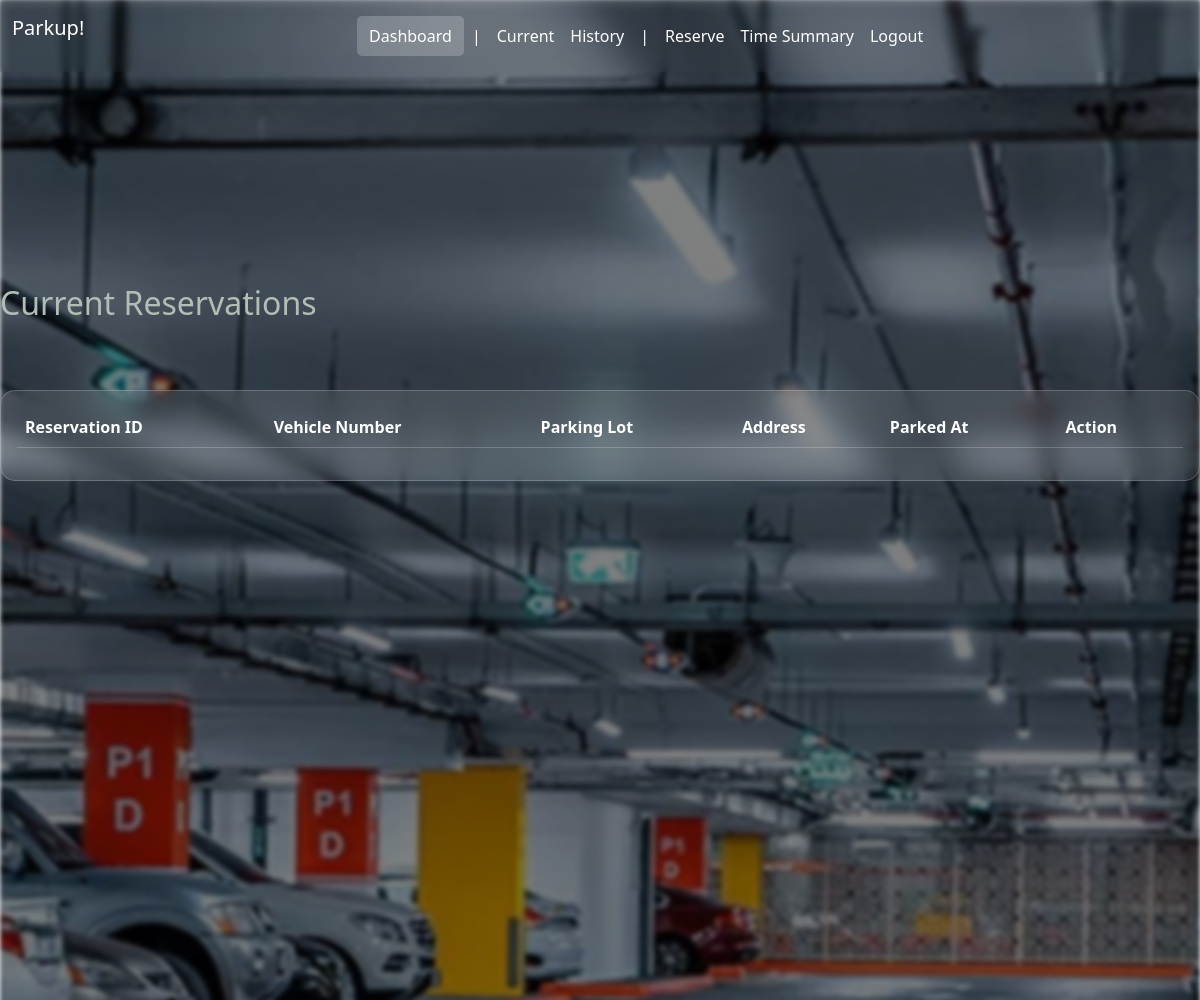
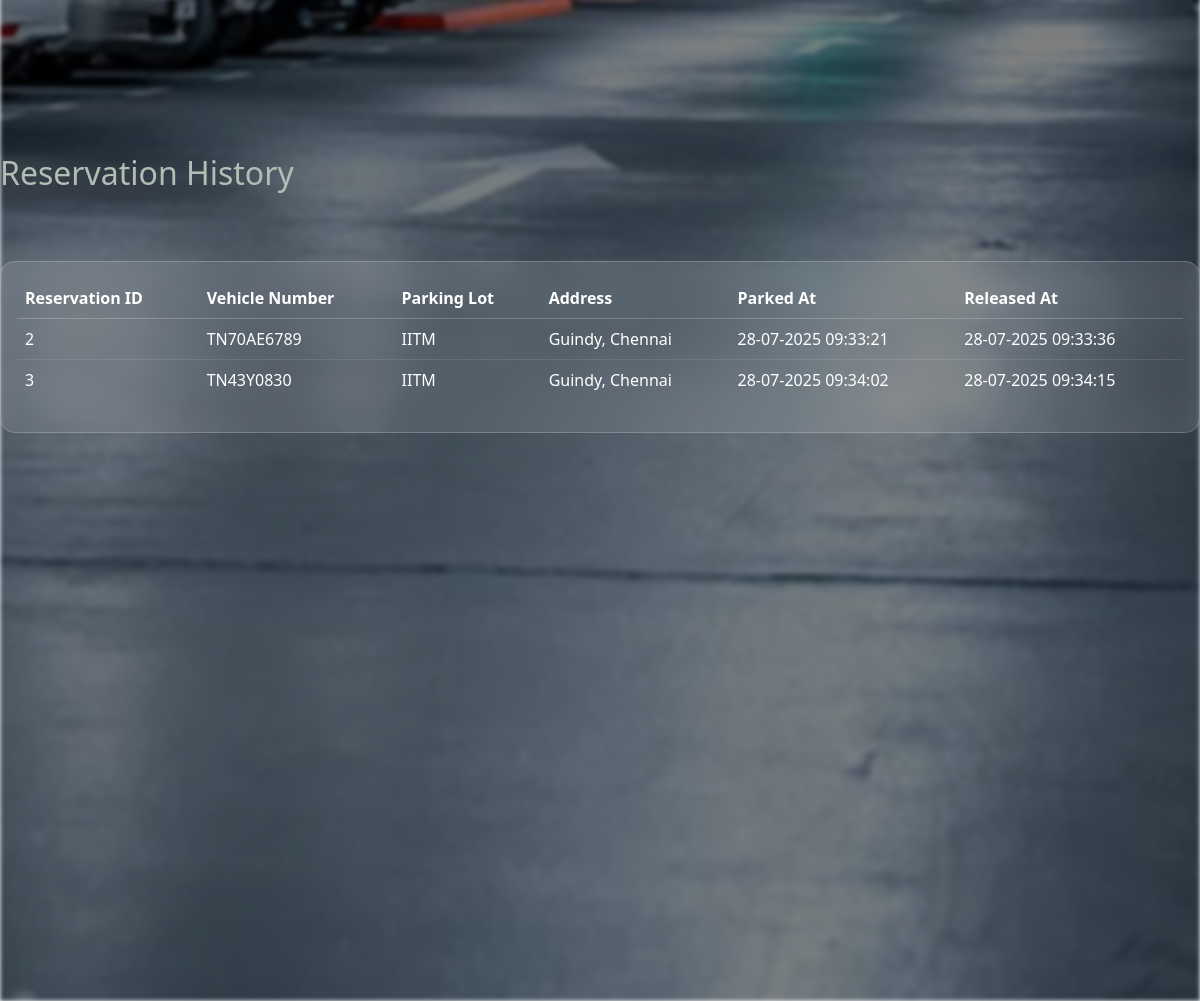
The page /user_dashboard (signed in) on the database its author committed (2 pictures, top to bottom).
### models.py (models this page shows)
class Reserve(db.Model):
    __tablename__ = "reserve"
    reserve_id = db.Column(db.Integer, primary_key=True)
    vehicle_number = db.Column(db.String, nullable=False)
    parked_at = db.Column(db.DateTime)
    released_at = db.Column(db.DateTime)
    total_time = db.Column(db.Integer)
    total_cost = db.Column(db.Integer)
    user_id = db.Column(db.Integer, db.ForeignKey('users.user_id'))
    parking_spot_id = db.Column(db.Integer, db.ForeignKey('parking_spots.spot_id'))

class Parking_Lots(db.Model):
    __tablename__ = "parking_lots"
    lot_id = db.Column(db.Integer, primary_key=True)
    prime_location_name = db.Column(db.String, nullable=False)
    address = db.Column(db.String, unique=True, nullable=False)
    pincode = db.Column(db.String, nullable=False)
    max_spot = db.Column(db.Integer, nullable=False, default=1)
    price = db.Column(db.Integer, nullable=False)
    __table_args__ = (CheckConstraint('max_spot>0', name='check_spot'),)
    spots = db.relationship(
        "Parking_Spots",
        backref="parking_lot",
        cascade="all, delete-orphan"
    )

### app.py (the view)
@app.route('/user_dashboard')
def user_dashboard():
    if 'user_id' not in session:
        return redirect(url_for('login'))
    current_user = Users.query.filter_by(user_id=session['user_id']).first()
    if not current_user or current_user.role != 'user':
        return redirect(url_for('login'))
    reservations = Reserve.query.filter_by(user_id=current_user.user_id).all()
    for reservation in reservations:
        spot = Parking_Spots.query.filter_by(spot_id=reservation.parking_spot_id, status='R').first()
        if spot:
            reservation.spot_id = spot.spot_id
        else:
            reservation.spot_id = None
    return render_template('user_dashboard.html', reservations=reservations)

### templates/user_dashboard.html (shortened to what this page needs)
<!DOCTYPE html>
<html lang="en">
<head>
    <link href="https://cdn.jsdelivr.net/npm/bootstrap@5.3.3/dist/css/bootstrap.min.css" rel="stylesheet">
    <link rel="stylesheet" href="../static/style.css">
</head>
<div class="flash-padding">
</div>
<body>
  <div class="background-blur"></div>
  <nav class="navbar navbar-expand-lg bg-body-tertiary fixed-top">
    <div class="container-fluid">
      <a class="navbar-brand" style="text-align: center; color: #ffffff;" href="/user_dashboard">Parkup!
      </a>
      <div class="collapse navbar-collapse justify-content-center" id="navbarNavDropdown">
        <ul class="navbar-nav">
          <li class="nav-item">
            <a class="nav-link active" style="color: #ffffff" href="/user_dashboard">Dashboard</a>
          </li>
          <li class="nav-item">
            <a class="nav-link separator" style="color: #ffffff">|</a>
          </li>
          <li class="nav-item">
            <a class="nav-link" style="color: #ffffff" href="#users" onclick="scrollToSection('users-section')">Current</a>
          </li>
          <li class="nav-item">
            <a class="nav-link" style="color: #ffffff" href="#lots" onclick="scrollToSection('lots-section')">History</a>
          </li>
            <a class="nav-link separator" style="color: #ffffff">|</a>
          <li class="nav-item">
            <a class="nav-link" style="color: #ffffff" href="/reserve_parking">Reserve</a>
          </li>
          <li class="nav-item">
            <a class="nav-link" style="color: #ffffff" href="/user_summary_chart">Time Summary</a>
          </li>
          <li class="nav-item">
            <a class="nav-link" style="color: #ffffff" href="/login" onclick="return confirm('Are you sure to logout?');">Logout</a>
          </li>
        </ul>
      </div>
    </div>
  </nav>
  <br>
  <section id="users-section">
    <h2 style="padding-top: 60px; color: #b2beb5;">Current Reservations</h2>
    <div class="vh-100" style="background-color: transparent; padding-top: 60px;">
      <div class="card" style="border-radius: 15px;">
        <div class="card-body">
          <div class="table-responsive">
            <table class="table table-borderless text-white">
              <thead>
                <tr>
                  <th>Reservation ID</th>
                  <th>Vehicle Number</th>
                  <th>Parking Lot</th>
                  <th>Address</th>
                  <th>Parked At</th>
                  <th>Action</th>
                </tr>
              </thead>
            </table>
          </div>
        </div>
      </div>
    </div>
  </section>
  <br>
  <section id="lots-section">
    <h2 style="color: #b2beb5;">Reservation History</h2>
    <div class="vh-100" style="background-color: transparent; padding-top: 60px;">
      <div class="card" style="border-radius: 15px;">
        <div class="card-body">
          <div class="table-responsive">
            <table class="table table-borderless text-white">
              <thead>
                <tr>
                  <th>Reservation ID</th>
                  <th>Vehicle Number</th>
                  <th>Parking Lot</th>
                  <th>Address</th>
                  <th>Parked At</th>
                  <th>Released At</th>
                </tr>
              </thead>
              <tbody>
                {% if reservations %}
                  {% for reservation in reservations %}
                    {% if reservation.released_at!=None %}
                    <tr>
                      <td>{{ reservation.reserve_id }}</td>
                      <td>{{ reservation.vehicle_number }}</td>
                      <td>{{ reservation.parking_spot.parking_lot.prime_location_name }}</td>
                      <td>{{ reservation.parking_spot.parking_lot.address }}</td>
                      <td>{{ reservation.parked_at.strftime('%d-%m-%Y %H:%M:%S') }}</td>
                      <td>{{ reservation.released_at.strftime('%d-%m-%Y %H:%M:%S') }}</td>
                    </tr>
                      {% endif %}
                    {% endfor %}
                {% else %}
                  <tr>
                    <td colspan="5" class="text-center">No past reservations found.</td>
                  </tr>
                {% endif %}
              </tbody>
            </table>
          </div>
        </div>
      </div>
    </div>
  </section>
</body>
</html>

### static/style.css (style rules this page uses)
* { margin: 0; padding: 0; box-sizing: border-box; }
body { position: relative; min-height: 100vh; }
.background-blur { position: fixed; top: 0; left: 0; width: 100%; height: 100%; background: linear-gradient(to top, rgba(0,0,0,0.5) 50%, rgba(0,0,0,0.5) 50%), url(images/Parking.png); background-position: center; background-size: cover; filter: blur(2px); z-index: -1; }
.navbar { color: white !important; background-color: rgba(255, 255, 255, 0.01) !important; backdrop-filter: blur(4px); }
.flash-padding { padding: 100px; }
.navbar-nav .nav-link { color: #ffffff; transition: all 0.3s ease; }
.navbar-nav .nav-link.active { color: #ffffff; background-color: rgba(255, 255, 255, 0.2); border-radius: 5px; padding: 8px 12px; }
.navbar-nav .nav-link { color: #ffffff; transition: all 0.3s ease; padding: 8px 15px; }
.navbar-nav .nav-link.active { color: #ffffff; background-color: rgba(255, 255, 255, 0.2); border-radius: 5px; }
.navbar-nav .nav-link.separator { pointer-events: none; }
.card { background: rgba(255, 255, 255, 0.1) !important; backdrop-filter: blur(10px); border: 1px solid rgba(255, 255, 255, 0.2); }
.card-body { background: transparent !important; color: white !important; }
.table { background: transparent !important; color: white; }
.table thead th { border-bottom: 1px solid rgba(255, 255, 255, 0.2) !important; color: white; }
.table tbody tr:not(:last-child) { border-bottom: 1px solid rgba(255, 255, 255, 0.1) !important; background: transparent !important; color: white; }
.table, .table th, .table td { background-color: transparent !important; color: white; }

### rows shown on the page
Reserve: reserve_id "2", vehicle_number "TN70AE6789", parking_spot.parking_lot.prime_location_name "IITM", parking_spot.parking_lot.address "Guindy, Chennai", parked_at "28-07-2025 09:33:21", released_at "28-07-2025 09:33:36"
Reserve: reserve_id "3", vehicle_number "TN43Y0830", parking_spot.parking_lot.prime_location_name "IITM", parking_spot.parking_lot.address "Guindy, Chennai", parked_at "28-07-2025 09:34:02", released_at "28-07-2025 09:34:15"
